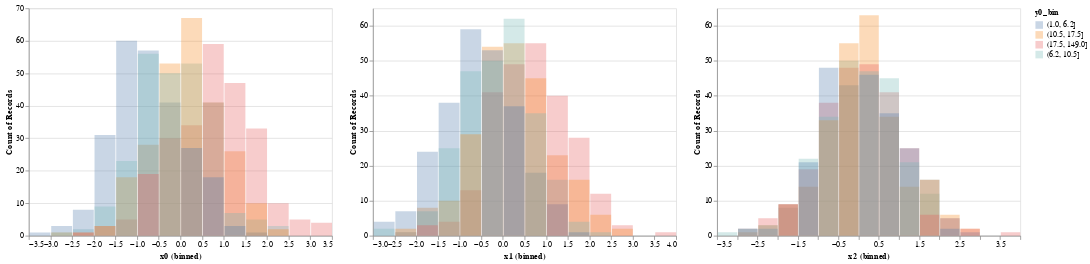

Write notebook code for a chart like this one.
### Markdown cell above
- x0 is gaussian in y0, different means for each y0
- x1 is gaussian in y0, same means
- x2 is bimodal in y0 = 0, gaussian in y0 = 1

### Code cell
chart = AltChart(data=df, size=(1, 3)).histogram(
    meta='Histogram with color',
    x='x0', pos=(0, 0), interactive=False, bins=30,
    color='y0_bin:N', stack=False, fill=True, alpha=0.3,
).histogram(
    meta='Histogram with color',
    x='x1', pos=(0, 1), interactive=False, bins=30,
    color='y0_bin:N', stack=False, fill=True, alpha=0.3,
).histogram(
    meta='Histogram with color',
    x='x2', pos=(0, 2), interactive=False, bins=30,
    color='y0_bin:N', stack=False, fill=True, alpha=0.3,
)
chart.display();

### Figure 1 — Vega-Lite specification as saved in the notebook (floating-point values rounded to 4 significant figures; data arrays with more than 128 entries replaced by an {"elided": "..."} marker saying what was removed)
{"$schema": "https://vega.github.io/schema/vega-lite/v3.4.0.json", "config": {"mark": {"tooltip": null}, "view": {"height": 300, "width": 400}}, "data": {"name": "data-6412e44a84107897cf15d626116f643f"}, "datasets": {"data-6412e44a84107897cf15d626116f643f": {"elided": "1000 records"}}, "vconcat": [{"hconcat": [{"encoding": {"color": {"field": "y0_bin", "type": "nominal"}, "x": {"bin": {"maxbins": 30}, "field": "x0", "type": "quantitative"}, "y": {"aggregate": "count", "stack": false, "type": "quantitative"}}, "mark": {"opacity": 0.3, "type": "bar"}}, {"encoding": {"color": {"field": "y0_bin", "type": "nominal"}, "x": {"bin": {"maxbins": 30}, "field": "x1", "type": "quantitative"}, "y": {"aggregate": "count", "stack": false, "type": "quantitative"}}, "mark": {"opacity": 0.3, "type": "bar"}}, {"encoding": {"color": {"field": "y0_bin", "type": "nominal"}, "x": {"bin": {"maxbins": 30}, "field": "x2", "type": "quantitative"}, "y": {"aggregate": "count", "stack": false, "type": "quantitative"}}, "mark": {"opacity": 0.3, "type": "bar"}}]}]}
